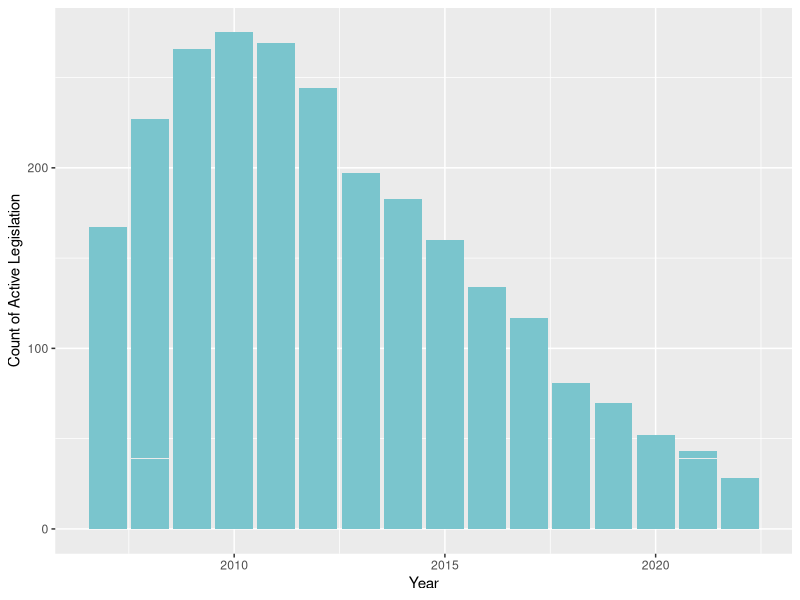
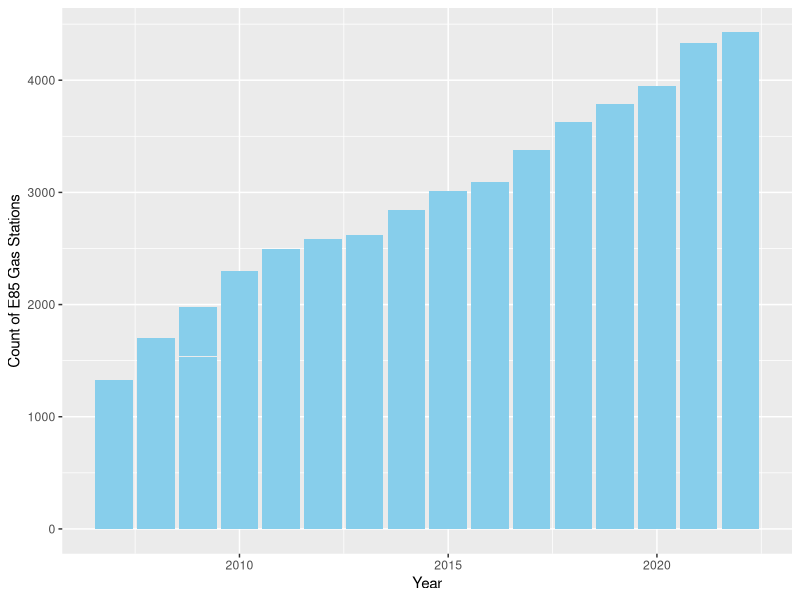
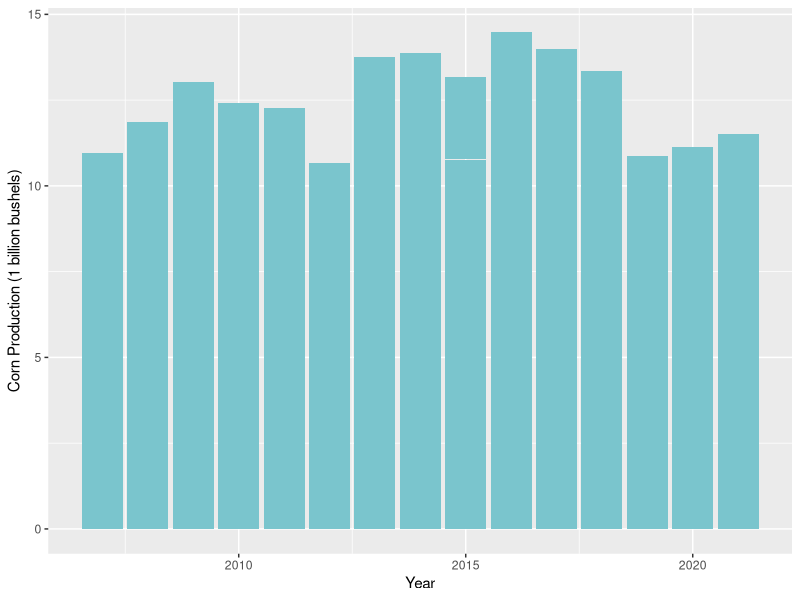
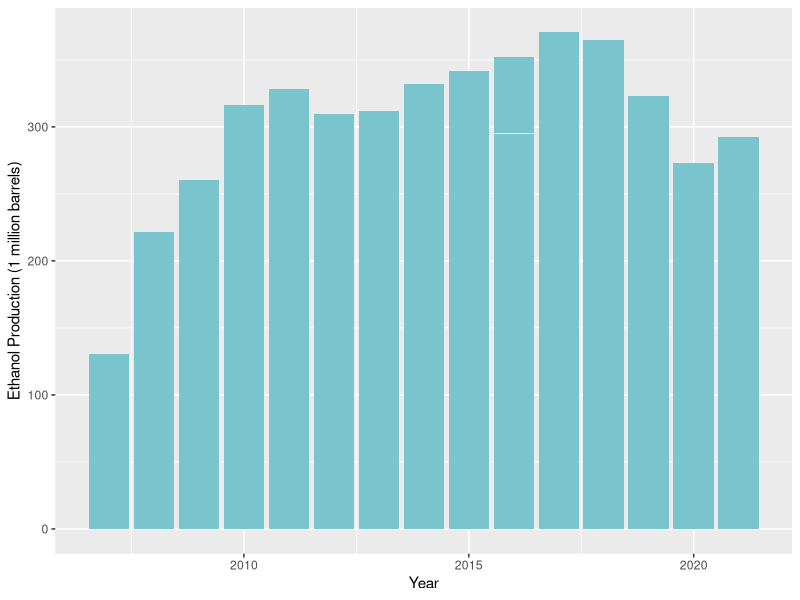
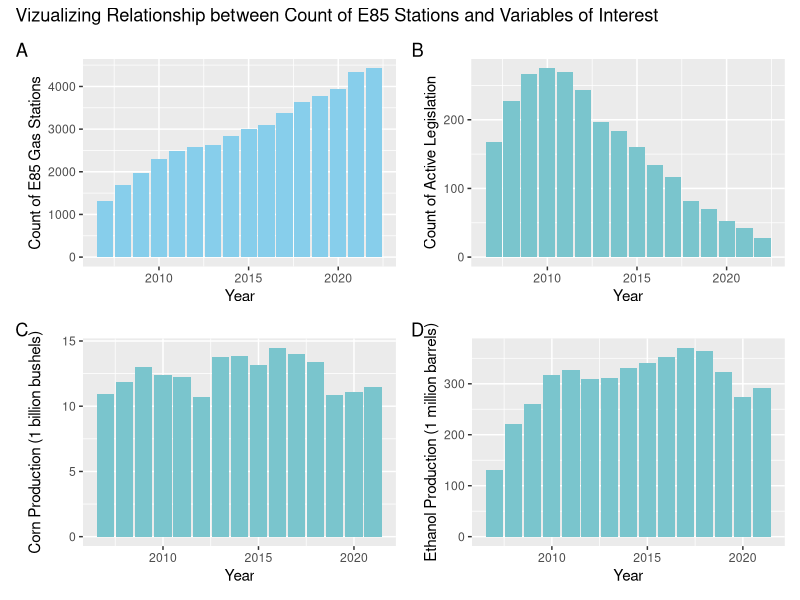
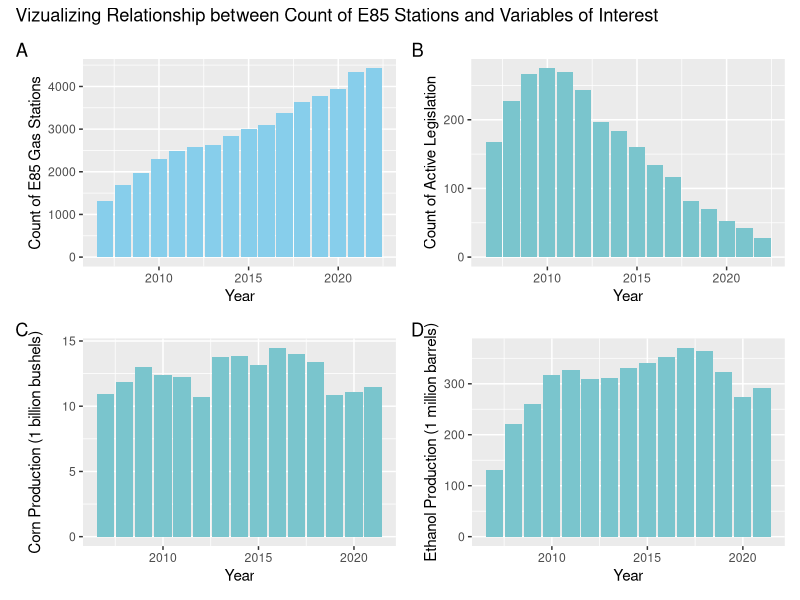

Generate these figures, in order, with R:
#libraray needed packages
library(tidyverse)
library(ggplot2)
library(readr)
library(patchwork)

#setwd

#import data set
mega = read.csv("Data/Merging/merge_final.csv")

mega_sum = mega |> 
  mutate(total_leg = incentives + tax_incentives + grant_incentives + other_incentives + regulations)

legbar = mega_sum |> 
  filter(state != "Total") |> 
  ggplot(aes(y = total_leg, x = year)) +
  geom_bar(stat = "identity", fill = "cadetblue3") + 
  labs(x = "Year", y = "Count of Active Legislation")
legbar

e85bar = mega_sum |> 
  filter(state != "Total") |> 
  ggplot(aes(y = e85, x = year)) +
  geom_bar(stat = "identity", fill = "skyblue") + 
  labs(x = "Year", y = "Count of E85 Gas Stations")
e85bar

cornprodbar = mega_sum |> 
  filter(state != "Total") |> 
  mutate(corn.production = corn.production/1000000000) |> 
  ggplot(aes(y = corn.production, x = year)) +
  geom_bar(stat = "identity", fill = "cadetblue3") +
  labs(x = "Year", y = "Corn Production (1 billion bushels)")
cornprodbar

ethprodbar = mega_sum |> 
  filter(state != "Total") |> 
  mutate(eth.production = eth.production/1000) |> 
  ggplot(aes(y = eth.production, x = year)) +
  geom_bar(stat = "identity", fill = "cadetblue3") +
  labs(x = "Year", y = "Ethanol Production (1 million barrels)")
ethprodbar

#use patchwork to compile barcharts into one plot
drivers = ((e85bar|legbar)/(cornprodbar|ethprodbar)) +
  plot_annotation(tag_levels = "A", title = "Vizualizing Relationship between Count of E85 Stations and Variables of Interest")
drivers

#save plot
ggsave("Exploratory_Output/E85Relationships.png", drivers, "png")
